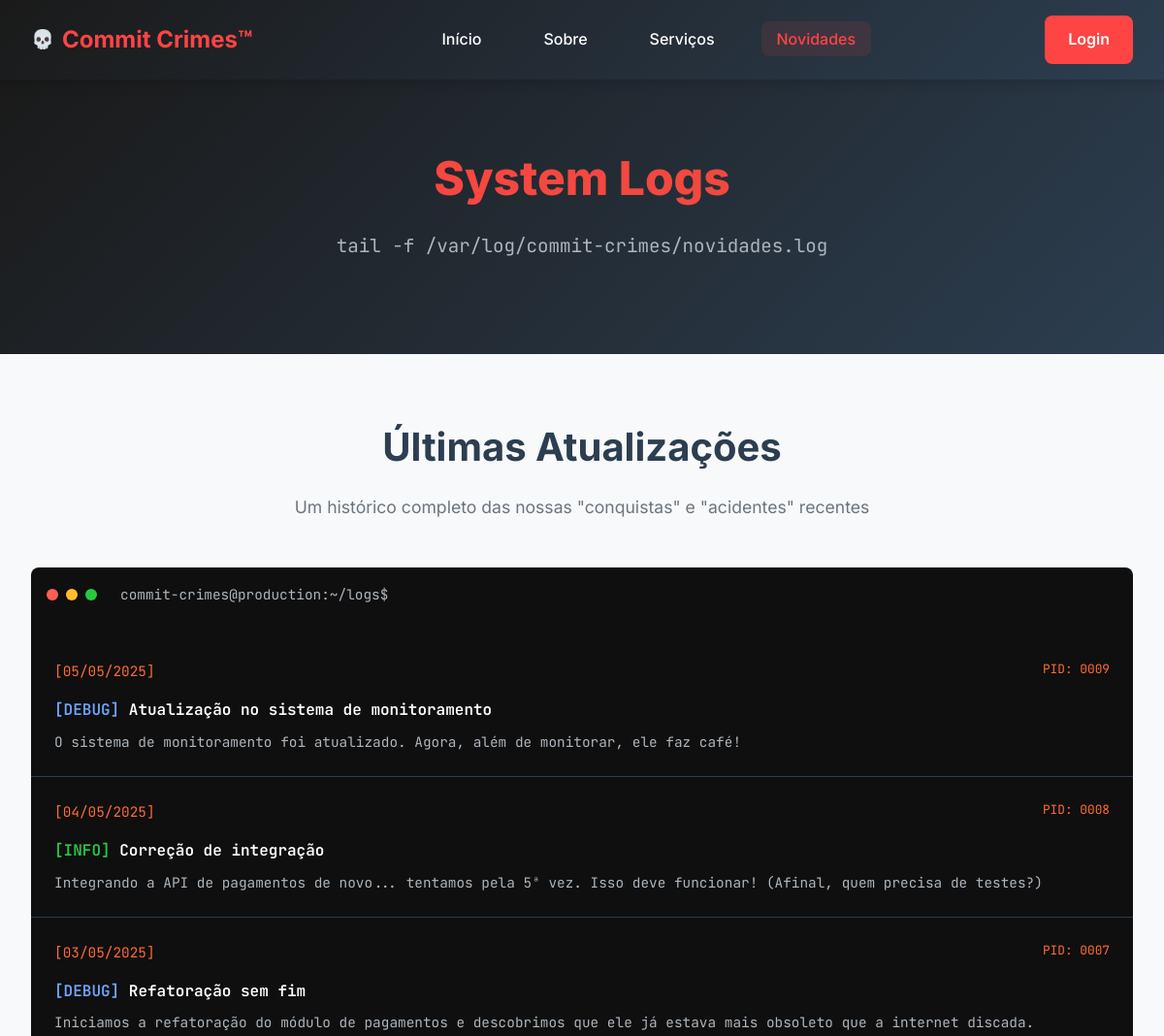
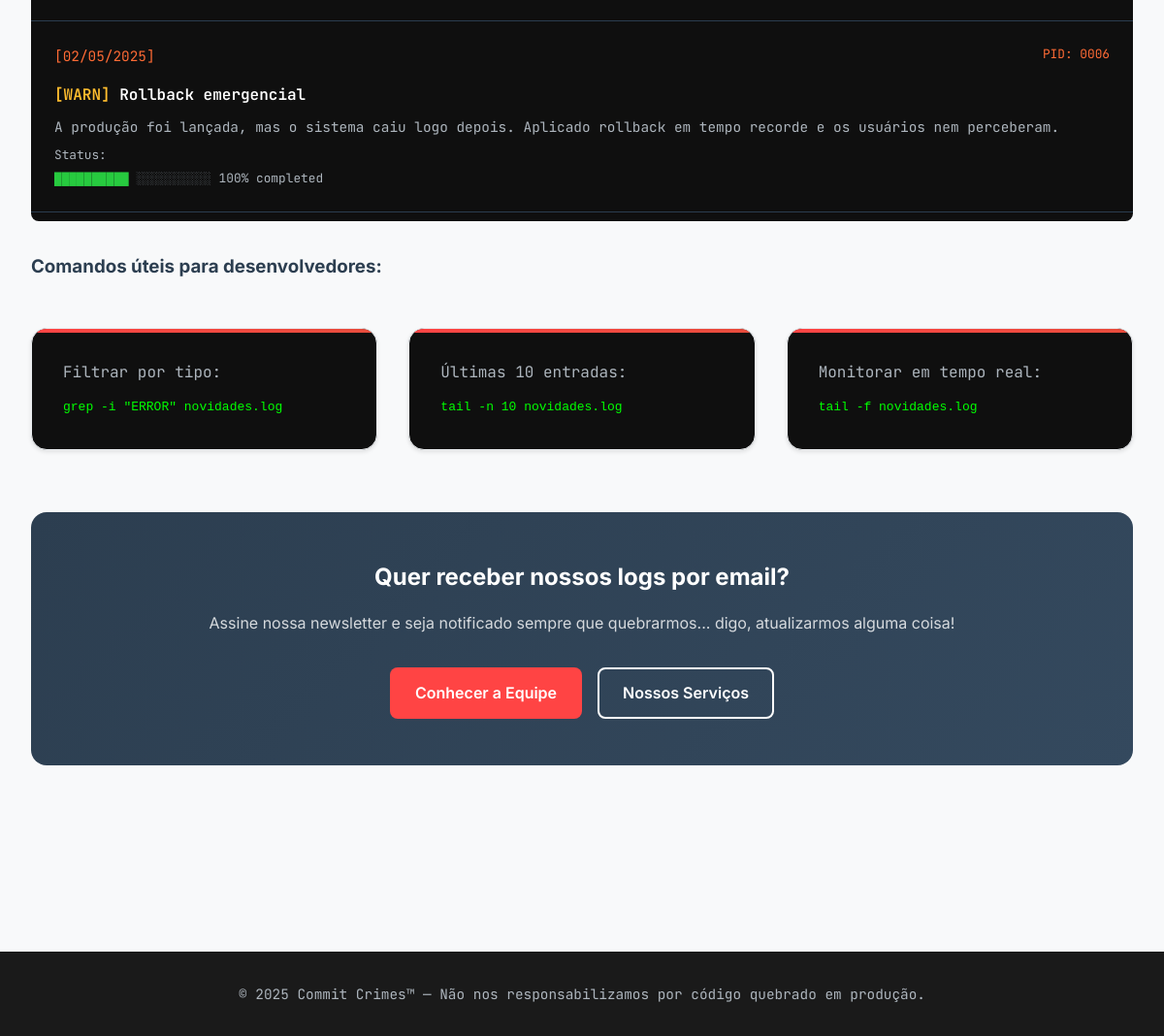
/novidades.php, run on the app's committed database (2 pictures, top to bottom).
### tables this page shows
CREATE TABLE IF NOT EXISTS logs (
  id INT AUTO_INCREMENT PRIMARY KEY,
  titulo VARCHAR(150),
  conteudo TEXT,
  data_publicacao DATE
);

### app/models/Log.php (called while the page is built, shortened)
<?php
require_once __DIR__ . '/../config/Database.php';
class Log {
    private $db;
    private $table = 'logs';
    public function __construct() {
        $database = new Database();
        $this->db = $database->connect();
    }
    public function getAll($limit = null) {
        try {
            $query = "SELECT * FROM {$this->table} ORDER BY data_publicacao DESC, id DESC";
            $stmt = $this->db->prepare($query);
            $stmt->execute();
            return $stmt->fetchAll();
        } catch (PDOException $e) {
            throw new Exception("Erro ao buscar logs: " . $e->getMessage());
        }
    }
    public function formatDataPublicacao($data) {
        $timestamp = strtotime($data);
        return date('d/m/Y', $timestamp);
    }
}

### app/config/Database.php (called while the page is built, shortened)
<?php
class Database {
    private $host;
    private $dbname;
    private $username;
    private $password;
    private $connection;
    public function __construct() {
        $this->host = $_ENV['DB_HOST'] ?? 'localhost';
        $this->dbname = $_ENV['DB_NAME'] ?? 'commit_crimes';
        $this->username = $_ENV['DB_USER'] ?? 'root';
        $this->password = $_ENV['DB_PASS'] ?? '';
    }
    public function connect() {
        if ($this->connection === null) {
            try {
                $dsn = "mysql:host={$this->host};dbname={$this->dbname};charset=utf8mb4";
                $this->connection = new PDO($dsn, $this->username, $this->password);
                $this->connection->setAttribute(PDO::ATTR_ERRMODE, PDO::ERRMODE_EXCEPTION);
                $this->connection->setAttribute(PDO::ATTR_DEFAULT_FETCH_MODE, PDO::FETCH_ASSOC);
            } catch (PDOException $e) {
                throw new Exception("Erro na conexão: " . $e->getMessage());
            }
        }
        return $this->connection;
    }
}

### novidades.php (the view, shortened to what this page needs)
<?php
$current_page = 'novidades';
?>
<section class="hero">
    <div class="hero-content">
        <h1>System Logs</h1>
        <p class="hero-subtitle">tail -f /var/log/commit-crimes/novidades.log</p>
    </div>
</section>
<section class="section">
    <div class="container">
        <div style="text-align: center; margin-bottom: 3rem;">
            <h2 class="section-title">Últimas Atualizações</h2>
            <p class="section-subtitle">Um histórico completo das nossas "conquistas" e "acidentes" recentes</p>
        </div>
        <?php
        try {
            require_once 'app/models/Log.php';
            $logModel = new Log();
            $logs = $logModel->getAll();
            if (!empty($logs)): ?>
                <div style="background: #0f0f0f; border-radius: 0.5rem 0.5rem 0 0; padding: 1rem; margin-bottom: 0;">
                    <div style="display: flex; align-items: center; gap: 0.5rem; margin-bottom: 1rem;">
                        <div style="width: 12px; height: 12px; border-radius: 50%; background: #ff5f56;"></div>
                        <div style="width: 12px; height: 12px; border-radius: 50%; background: #ffbd2e;"></div>
                        <div style="width: 12px; height: 12px; border-radius: 50%; background: #27ca3f;"></div>
                        <span style="color: #adb5bd; margin-left: 1rem; font-family: var(--font-mono); font-size: 0.9rem;">commit-crimes@production:~/logs$</span>
                    </div>
                </div>
                <div style="background: #0f0f0f; border-radius: 0 0 0.5rem 0.5rem; padding: 0; max-height: 80vh; overflow-y: auto;">
                    <?php foreach ($logs as $index => $log): ?>
                        <div class="log-entry" style="margin: 0; border-radius: 0; border-left: none; border-bottom: 1px solid #2c3e50; animation-delay: <?= ($index * 0.1) ?>s;">
                            <div style="display: flex; justify-content: space-between; align-items: start; margin-bottom: 0.5rem;">
                                <div class="log-date">[<?= $logModel->formatDataPublicacao($log['data_publicacao']) ?>]</div>
                                <div style="font-size: 0.8rem; color: var(--warning-color); font-family: var(--font-mono);">
                                    PID: <?= str_pad($log['id'], 4, '0', STR_PAD_LEFT) ?>
                                </div>
                            </div>
                            <div class="log-title">
                                <?php
                                $titulo = htmlspecialchars($log['titulo']);
                                if (stripos($titulo, 'erro') !== false || stripos($titulo, 'bug') !== false) {
                                    echo '<span style="color: #ff5f56;">[ERROR]</span> ';
                                } elseif (stripos($titulo, 'correção') !== false || stripos($titulo, 'fix') !== false) {
                                    echo '<span style="color: #27ca3f;">[INFO]</span> ';
                                } elseif (stripos($titulo, 'deploy') !== false || stripos($titulo, 'rollback') !== false) {
                                    echo '<span style="color: #ffbd2e;">[WARN]</span> ';
                                } else {
                                    echo '<span style="color: #70a5fd;">[DEBUG]</span> ';
                                }
                                echo $titulo;
                                ?>
                            </div>
                            <div class="log-content"><?= htmlspecialchars($log['conteudo']) ?></div>
                            <?php if (stripos($log['titulo'], 'deploy') !== false || stripos($log['titulo'], 'rollback') !== false): ?>
                                <div style="margin-top: 0.5rem; font-size: 0.8rem;">
                                    <div style="color: #adb5bd;">Status: </div>
                                    <div style="display: flex; align-items: center; gap: 0.5rem; margin-top: 0.2rem;">
                                        <span style="color: #27ca3f;">██████████</span>
                                        <span style="color: #6c757d;">░░░░░░░░░░</span>
                                        <span style="color: #adb5bd;">100% completed</span>
                                    </div>
                                </div>
                            <?php endif; ?>
                        </div>
                    <?php endforeach; ?>
                </div>
                <div style="margin-top: 2rem;">
                    <h3 style="color: var(--text-dark); margin-bottom: 1rem;">Comandos úteis para desenvolvedores:</h3>
                    <div class="cards-grid">
                        <div class="card" style="background: #0f0f0f; color: #00ff00; font-family: var(--font-mono);">
                            <div style="color: #adb5bd; margin-bottom: 0.5rem;">Filtrar por tipo:</div>
                            <code>grep -i "ERROR" novidades.log</code>
                        </div>
                        <div class="card" style="background: #0f0f0f; color: #00ff00; font-family: var(--font-mono);">
                            <div style="color: #adb5bd; margin-bottom: 0.5rem;">Últimas 10 entradas:</div>
                            <code>tail -n 10 novidades.log</code>
                        </div>
                        <div class="card" style="background: #0f0f0f; color: #00ff00; font-family: var(--font-mono);">
                            <div style="color: #adb5bd; margin-bottom: 0.5rem;">Monitorar em tempo real:</div>
                            <code>tail -f novidades.log</code>
                        </div>
                    </div>
                </div>
            <?php endif;
        } catch (Exception $e) {
            echo '<div style="background: #0f0f0f; border-radius: 0.5rem; padding: 2rem;">';
            echo '<div class="log-entry" style="margin: 0; border: none;">';
            echo '<div class="log-date">[' . date('d/m/Y H:i:s') . ']</div>';
            echo '<div class="log-title"><span style="color: #ff5f56;">[CRITICAL]</span> Database connection failed</div>';
            echo '<div class="log-content">Exception in thread "main" ' . htmlspecialchars($e->getMessage()) . '</div>';
            echo '<div class="log-content">	at com.commitcrimes.database.LogRepository.findAll(LogRepository.java:42)</div>';
            echo '<div class="log-content">	at com.commitcrimes.service.LogService.getAllLogs(LogService.java:28)</div>';
            echo '<div class="log-content">	at com.commitcrimes.controller.NovidadesController.index(NovidadesController.java:15)</div>';
            echo '<div class="log-content" style="margin-top: 1rem; color: var(--warning-color);">Stack trace truncated. Full log available in /var/log/commit-crimes/errors.log</div>';
            echo '</div>';
            echo '</div>';
        }
        ?>
        <div style="text-align: center; margin: 4rem 0; padding: 3rem; background: linear-gradient(135deg, #2c3e50, #34495e); border-radius: 1rem; color: white;">
            <h2 style="margin-bottom: 1rem; color: white;">Quer receber nossos logs por email?</h2>
            <p style="margin-bottom: 2rem; color: rgba(255,255,255,0.8);">Assine nossa newsletter e seja notificado sempre que quebrarmos... digo, atualizarmos alguma coisa!</p>
            <div style="display: flex; gap: 1rem; justify-content: center; flex-wrap: wrap;">
                <a href="sobre" class="btn btn-primary">Conhecer a Equipe</a>
                <a href="servicos" class="btn" style="background: transparent; border: 2px solid white; color: white;">Nossos Serviços</a>
            </div>
        </div>
    </div>
</section>
<?php
$content = ob_get_clean();
include 'app/views/layout.php';
?>

### app/views/layout.php (shortened to what this page needs)
<!DOCTYPE html>
<html lang="pt-BR">
<head>
    <link rel="stylesheet" href="assets/css/style.css">
</head>
<body>
    <header class="header">
        <nav class="navbar">
            <a href="index" class="logo">Commit Crimes™</a>
            <ul class="nav-menu" id="nav-menu">
                <li><a href="index" class="nav-link <?= $current_page === 'index' ? 'active' : '' ?>">Início</a></li>
                <li><a href="sobre" class="nav-link <?= $current_page === 'sobre' ? 'active' : '' ?>">Sobre</a></li>
                <li><a href="servicos" class="nav-link <?= $current_page === 'servicos' ? 'active' : '' ?>">Serviços</a></li>
                <li><a href="novidades" class="nav-link <?= $current_page === 'novidades' ? 'active' : '' ?>">Novidades</a></li>
            </ul>
            <a href="login" class="login-btn">Login</a>
        </nav>
    </header>
    <main class="main">
        <?= $content ?>
    </main>
    <footer class="footer">
        <div class="container">
            <p>&copy; 2025 Commit Crimes™ — Não nos responsabilizamos por código quebrado em produção.</p>
        </div>
    </footer>
</body>
</html>

### data on the page
logs: data_publicacao "05/05/2025", id "0009", shows "[DEBUG]", titulo "Atualização no sistema de monitoramento", conteudo "O sistema de monitoramento foi atualizado. Agora, além de monitorar, ele faz café!"
logs: data_publicacao "04/05/2025", id "0008", shows "[INFO]", titulo "Correção de integração", conteudo "Integrando a API de pagamentos de novo... tentamos pela 5ª vez. Isso deve funcionar! (Afinal, quem precisa de testes?)"
logs: data_publicacao "03/05/2025", id "0007", shows "[DEBUG]", titulo "Refatoração sem fim", conteudo "Iniciamos a refatoração do módulo de pagamentos e descobrimos que ele já estava mais obsoleto que a internet discada."
logs: data_publicacao "02/05/2025", id "0006", shows "[WARN]", titulo "Rollback emergencial", conteudo "A produção foi lançada, mas o sistema caiu logo depois. Aplicado rollback em tempo recorde e os usuários nem perceberam.", shows "Status:"
